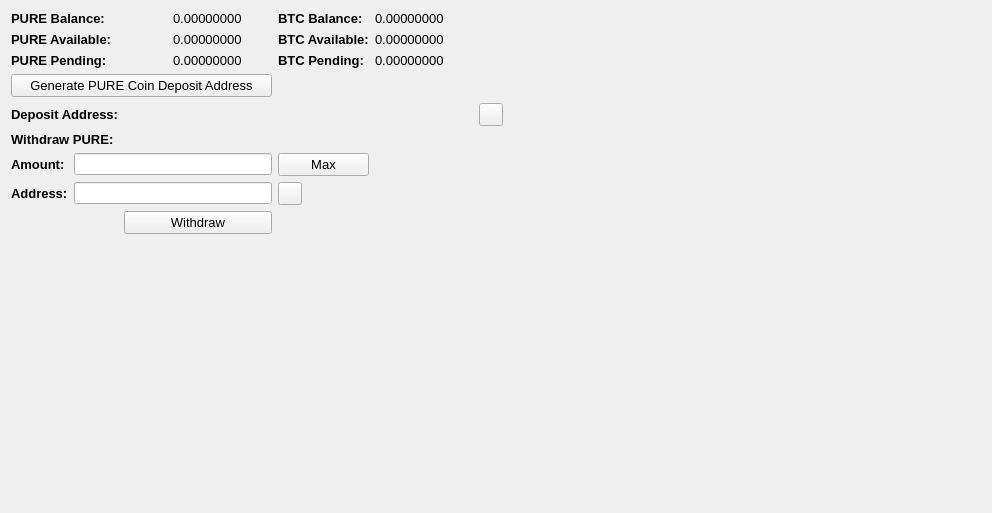
     <widget class="QWidget" name="BalanceTab">
      <attribute name="title">
       <string>Balance</string>
      </attribute>
      <layout class="QGridLayout" name="gridLayout_2">
       <item row="0" column="0" colspan="2">
        <widget class="QLabel" name="label_11">
         <property name="font">
          <font>
           <pointsize>10</pointsize>
           <weight>75</weight>
           <bold>true</bold>
          </font>
         </property>
         <property name="text">
          <string>PURE Balance:</string>
         </property>
        </widget>
       </item>
       <item row="0" column="3">
        <widget class="QLabel" name="PUREBalanceLabel">
         <property name="font">
          <font>
           <pointsize>10</pointsize>
          </font>
         </property>
         <property name="text">
          <string>0.00000000</string>
         </property>
         <property name="textInteractionFlags">
          <set>Qt::LinksAccessibleByMouse|Qt::TextSelectableByMouse</set>
         </property>
        </widget>
       </item>
       <item row="0" column="4">
        <widget class="QLabel" name="label_12">
         <property name="font">
          <font>
           <pointsize>10</pointsize>
           <weight>75</weight>
           <bold>true</bold>
          </font>
         </property>
         <property name="text">
          <string>BTC Balance:</string>
         </property>
        </widget>
       </item>
       <item row="0" column="5">
        <widget class="QLabel" name="BitcoinBalanceLabel">
         <property name="font">
          <font>
           <pointsize>10</pointsize>
          </font>
         </property>
         <property name="text">
          <string>0.00000000</string>
         </property>
         <property name="textInteractionFlags">
          <set>Qt::LinksAccessibleByMouse|Qt::TextSelectableByMouse</set>
         </property>
        </widget>
       </item>
       <item row="0" column="7" rowspan="10">
        <spacer name="horizontalSpacer_4">
         <property name="orientation">
          <enum>Qt::Horizontal</enum>
         </property>
         <property name="sizeHint" stdset="0">
          <size>
           <width>478</width>
           <height>488</height>
          </size>
         </property>
        </spacer>
       </item>
       <item row="1" column="0" colspan="2">
        <widget class="QLabel" name="label_13">
         <property name="font">
          <font>
           <pointsize>10</pointsize>
           <weight>75</weight>
           <bold>true</bold>
          </font>
         </property>
         <property name="text">
          <string>PURE Available:</string>
         </property>
        </widget>
       </item>
       <item row="1" column="3">
        <widget class="QLabel" name="PUREAvailableLabel_2">
         <property name="font">
          <font>
           <pointsize>10</pointsize>
          </font>
         </property>
         <property name="text">
          <string>0.00000000</string>
         </property>
         <property name="textInteractionFlags">
          <set>Qt::LinksAccessibleByMouse|Qt::TextSelectableByMouse</set>
         </property>
        </widget>
       </item>
       <item row="1" column="4">
        <widget class="QLabel" name="label_15">
         <property name="font">
          <font>
           <pointsize>10</pointsize>
           <weight>75</weight>
           <bold>true</bold>
          </font>
         </property>
         <property name="text">
          <string>BTC Available:</string>
         </property>
        </widget>
       </item>
       <item row="1" column="5">
        <widget class="QLabel" name="BitcoinAvailableLabel">
         <property name="font">
          <font>
           <pointsize>10</pointsize>
          </font>
         </property>
         <property name="text">
          <string>0.00000000</string>
         </property>
         <property name="textInteractionFlags">
          <set>Qt::LinksAccessibleByMouse|Qt::TextSelectableByMouse</set>
         </property>
        </widget>
       </item>
       <item row="2" column="0" colspan="2">
        <widget class="QLabel" name="label_14">
         <property name="font">
          <font>
           <pointsize>10</pointsize>
           <weight>75</weight>
           <bold>true</bold>
          </font>
         </property>
         <property name="text">
          <string>PURE Pending:</string>
         </property>
        </widget>
       </item>
       <item row="2" column="3">
        <widget class="QLabel" name="PUREPendingLabel">
         <property name="font">
          <font>
           <pointsize>10</pointsize>
          </font>
         </property>
         <property name="text">
          <string>0.00000000</string>
         </property>
         <property name="textInteractionFlags">
          <set>Qt::LinksAccessibleByMouse|Qt::TextSelectableByMouse</set>
         </property>
        </widget>
       </item>
       <item row="2" column="4">
        <widget class="QLabel" name="label_31">
         <property name="font">
          <font>
           <pointsize>10</pointsize>
           <weight>75</weight>
           <bold>true</bold>
          </font>
         </property>
         <property name="text">
          <string>BTC Pending:</string>
         </property>
        </widget>
       </item>
       <item row="2" column="5">
        <widget class="QLabel" name="BitcoinPendingLabel">
         <property name="font">
          <font>
           <pointsize>10</pointsize>
          </font>
         </property>
         <property name="text">
          <string>0.00000000</string>
         </property>
         <property name="textInteractionFlags">
          <set>Qt::LinksAccessibleByMouse|Qt::TextSelectableByMouse</set>
         </property>
        </widget>
       </item>
       <item row="3" column="0" colspan="4">
        <widget class="QPushButton" name="GenDepositBTN">
         <property name="font">
          <font>
           <pointsize>10</pointsize>
          </font>
         </property>
         <property name="text">
          <string>Generate PURE Coin Deposit Address</string>
         </property>
        </widget>
       </item>
       <item row="4" column="0" colspan="3">
        <widget class="QLabel" name="label_33">
         <property name="font">
          <font>
           <pointsize>10</pointsize>
           <weight>75</weight>
           <bold>true</bold>
          </font>
         </property>
         <property name="text">
          <string>Deposit Address:</string>
         </property>
        </widget>
       </item>
       <item row="4" column="3" colspan="3">
        <widget class="QLabel" name="DepositAddressLabel">
         <property name="minimumSize">
          <size>
           <width>300</width>
           <height>0</height>
          </size>
         </property>
         <property name="palette">
          <palette>
           <active>
            <colorrole role="WindowText">
             <brush brushstyle="SolidPattern">
              <color alpha="255">
               <red>0</red>
               <green>0</green>
               <blue>0</blue>
              </color>
             </brush>
            </colorrole>
            <colorrole role="Text">
             <brush brushstyle="SolidPattern">
              <color alpha="255">
               <red>0</red>
               <green>0</green>
               <blue>255</blue>
              </color>
             </brush>
            </colorrole>
           </active>
           <inactive>
            <colorrole role="WindowText">
             <brush brushstyle="SolidPattern">
              <color alpha="255">
               <red>0</red>
               <green>0</green>
               <blue>0</blue>
              </color>
             </brush>
            </colorrole>
            <colorrole role="Text">
             <brush brushstyle="SolidPattern">
              <color alpha="255">
               <red>0</red>
               <green>0</green>
               <blue>255</blue>
              </color>
             </brush>
            </colorrole>
           </inactive>
           <disabled>
            <colorrole role="WindowText">
             <brush brushstyle="SolidPattern">
              <color alpha="255">
               <red>120</red>
               <green>120</green>
               <blue>120</blue>
              </color>
             </brush>
            </colorrole>
            <colorrole role="Text">
             <brush brushstyle="SolidPattern">
              <color alpha="255">
               <red>120</red>
               <green>120</green>
               <blue>120</blue>
              </color>
             </brush>
            </colorrole>
           </disabled>
          </palette>
         </property>
         <property name="font">
          <font>
           <pointsize>10</pointsize>
           <weight>75</weight>
           <bold>true</bold>
          </font>
         </property>
         <property name="text">
          <string/>
         </property>
         <property name="alignment">
          <set>Qt::AlignRight|Qt::AlignTrailing|Qt::AlignVCenter</set>
         </property>
         <property name="textInteractionFlags">
          <set>Qt::LinksAccessibleByMouse|Qt::TextSelectableByKeyboard|Qt::TextSelectableByMouse</set>
         </property>
        </widget>
       </item>
       <item row="4" column="6">
        <widget class="QToolButton" name="DepositCopyButton">
         <property name="toolTip">
          <string>Copy to clipboard</string>
         </property>
         <property name="text">
          <string/>
         </property>
         <property name="icon">
          <iconset resource="../bitcoin.qrc">
           <normaloff>:/icons/editcopy</normaloff>:/icons/editcopy</iconset>
         </property>
         <property name="shortcut">
          <string>Alt+P</string>
         </property>
        </widget>
       </item>
       <item row="5" column="0" colspan="2">
        <widget class="QLabel" name="label_34">
         <property name="font">
          <font>
           <pointsize>10</pointsize>
           <weight>75</weight>
           <bold>true</bold>
          </font>
         </property>
         <property name="text">
          <string>Withdraw PURE:</string>
         </property>
        </widget>
       </item>
       <item row="6" column="0">
        <widget class="QLabel" name="label_26">
         <property name="font">
          <font>
           <pointsize>10</pointsize>
           <weight>75</weight>
           <bold>true</bold>
          </font>
         </property>
         <property name="text">
          <string>Amount:</string>
         </property>
        </widget>
       </item>
       <item row="6" column="1" colspan="3">
        <widget class="QLineEdit" name="WithdrawUnitsInput">
         <property name="font">
          <font>
           <pointsize>9</pointsize>
           <weight>75</weight>
           <bold>true</bold>
          </font>
         </property>
         <property name="text">
          <string/>
         </property>
        </widget>
       </item>
       <item row="6" column="4">
        <widget class="QPushButton" name="Withdraw_Max_Amount">
         <property name="font">
          <font>
           <pointsize>10</pointsize>
          </font>
         </property>
         <property name="text">
          <string>Max</string>
         </property>
        </widget>
       </item>
       <item row="7" column="0">
        <widget class="QLabel" name="label_10">
         <property name="font">
          <font>
           <pointsize>10</pointsize>
           <weight>75</weight>
           <bold>true</bold>
          </font>
         </property>
         <property name="text">
          <string>Address:</string>
         </property>
        </widget>
       </item>
       <item row="7" column="1" colspan="3">
        <widget class="QLineEdit" name="WithdrawAddress">
         <property name="font">
          <font>
           <pointsize>9</pointsize>
           <weight>75</weight>
           <bold>true</bold>
          </font>
         </property>
        </widget>
       </item>
       <item row="7" column="4">
        <widget class="QToolButton" name="WithdrawPasteButton">
         <property name="toolTip">
          <string>Paste from clipboard</string>
         </property>
         <property name="text">
          <string/>
         </property>
         <property name="icon">
          <iconset resource="../bitcoin.qrc">
           <normaloff>:/icons/editpaste</normaloff>:/icons/editpaste</iconset>
         </property>
         <property name="shortcut">
          <string>Alt+P</string>
         </property>
        </widget>
       </item>
       <item row="8" column="2" colspan="2">
        <widget class="QPushButton" name="WithdrawUnitsBtn">
         <property name="font">
          <font>
           <pointsize>10</pointsize>
          </font>
         </property>
         <property name="text">
          <string>Withdraw</string>
         </property>
        </widget>
       </item>
       <item row="9" column="0" colspan="6">
        <spacer name="verticalSpacer">
         <property name="orientation">
          <enum>Qt::Vertical</enum>
         </property>
         <property name="sizeHint" stdset="0">
          <size>
           <width>428</width>
           <height>262</height>
          </size>
         </property>
        </spacer>
       </item>
      </layout>
      <zorder>label_31</zorder>
      <zorder>label_15</zorder>
      <zorder>label_12</zorder>
      <zorder>label_14</zorder>
      <zorder>label_13</zorder>
      <zorder>label_11</zorder>
      <zorder>BitcoinBalanceLabel</zorder>
      <zorder>PUREBalanceLabel</zorder>
      <zorder>PUREAvailableLabel_2</zorder>
      <zorder>PUREPendingLabel</zorder>
      <zorder>BitcoinAvailableLabel</zorder>
      <zorder>BitcoinPendingLabel</zorder>
      <zorder>label_33</zorder>
      <zorder>GenDepositBTN</zorder>
      <zorder>DepositAddressLabel</zorder>
      <zorder>Withdraw_Max_Amount</zorder>
      <zorder>label_34</zorder>
      <zorder>WithdrawUnitsInput</zorder>
      <zorder>label_10</zorder>
      <zorder>label_26</zorder>
      <zorder>WithdrawAddress</zorder>
      <zorder>WithdrawUnitsBtn</zorder>
      <zorder>horizontalSpacer_4</zorder>
      <zorder>verticalSpacer</zorder>
      <zorder>WithdrawPasteButton</zorder>
      <zorder>DepositCopyButton</zorder>
     </widget>
